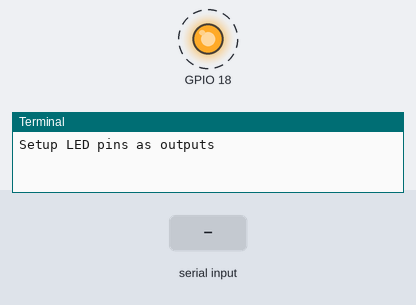
This program was run on a simulated Raspberry Pi (BCM pin numbers). Shown: output pins drawn as LEDs (lit = HIGH), the last lines printed to the terminal. Dashed ring = blinking. Inputs (shaded band) come from the test bench.

Above: at 1.2 s.
1.3 s: "1" typed at the terminal
At 10.7 s:
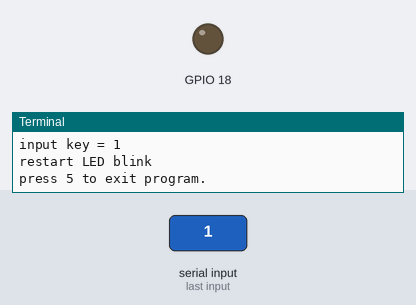
Timing chart, 0 to 12.2 s (numbered marks = the images above; inputs shaded):
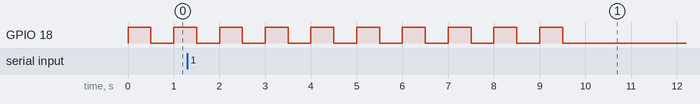

The program:

led_blink.py
```python
import RPi.GPIO as GPIO
import time

GPIO.setmode(GPIO.BCM)

print("Setup LED pins as outputs")

# GPIO.cleanup()
GPIO.setwarnings(False)
GPIO.setup(18, GPIO.OUT)

count = 0
while (True):
    GPIO.output(18, True)
    time.sleep(0.5)
    GPIO.output(18, False)
    time.sleep(0.5)
    count = count + 1

    if count == 5:
        key = raw_input('press 5 to exit program.')
        print("input key = " + key)
        if key == "5":
            print("end LED blink")
            break
        else:
            print("restart LED blink")
            count = 0

GPIO.cleanup()
```

Measured:
- by itself, GPIO 18: alternates HIGH for 0.50 s and LOW for 0.50 s, 17 changes in all, then stays LOW
